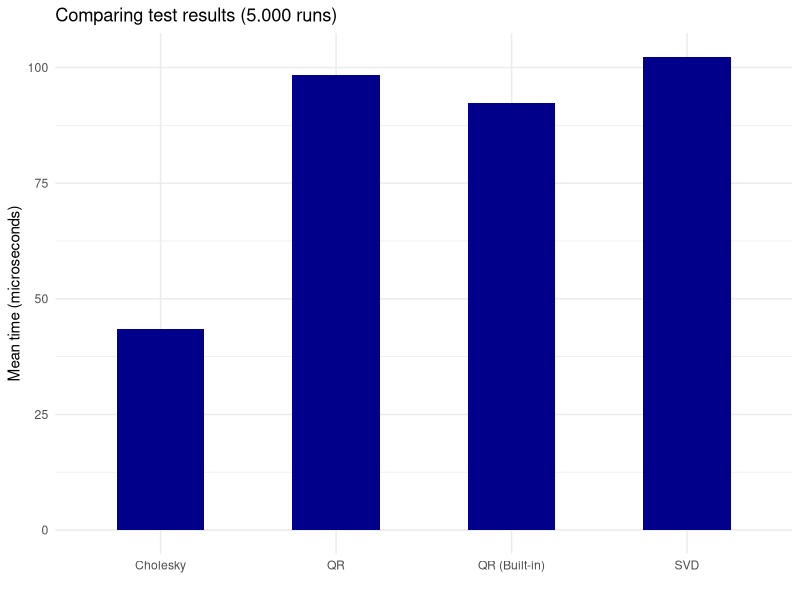

R code for this plot:
## ---- chunk 1
spd <- cars$speed
dst <- cars$dist
## ---- chunk 2
j.1 <- rep(1, length(spd))
j.2 <- spd
J <- cbind(j.1, j.2)
y <- dst
## ---- chunk 3
# Compute A matrix by multiplying the transpose of J with J 
A <- t(J)%*%J
# Using the chol function to find the upper triangular cholesky factorization
U <- chol(A)
L <- t(chol(A))
# Computing the left side of the equation, by multiplying x transpose with y
b <- t(J)%*%y
# Using first the forwardsolve to find z
z <- forwardsolve(L, b)
# Hereafter using backsolve to find the coefficients
chol_coef <- backsolve(U, z)
# We can make a chol function for testing purposes
chol.est <- function(J) {
  A <- t(J)%*%J
  U <- chol(A)
  L <- t(U)
  b <- t(J)%*%y
  z <- forwardsolve(L, b)
  chol_coef <- backsolve(U, z)
  return(chol_coef)
}
chol.est(J)
## ---- chunk 4
# First we make the qr decomposition
QR <- qr(J)
# Then we utilize functions qr.Q and qr.R to extract the corresponding matrices
Q <- qr.Q(QR)
R <- qr.R(QR)
# As the equation we want to solve is Rx*=Q^T*y and R 
# is upper triangular we can use the backsolve function
QR_coef <- backsolve(R, t(Q)%*%y)
# We can now make a QR function for testing purposes
qr.est <- function (J) {
  QR <- qr(J)
  Q <- qr.Q(QR)
  R <- qr.R(QR)
  QR_coef <- backsolve(R, t(Q)%*%y)
  return(QR_coef)
}
qr.est(J)
## ---- chunk 5
# Perform SVD decomposition
svd. <- svd(J)
# Extract the three matrices from the decomposition
S <- diag(svd.$d)
U <- svd.$u
V <- svd.$v
# Solve the equation
svd_coef <- V%*%solve(S)%*%t(U)%*%y
# We can now make an SVD function for testing purposes
svd.est <- function (J) {
  svd. <- svd(J)
  S <- diag(svd.$d)
  U <- svd.$u
  V <- svd.$v
  svd_coef <- V%*%solve(S)%*%t(U)%*%y
  return(svd_coef)
}
## ---- chunk 6
library(microbenchmark)
bench <- microbenchmark(Cholesky = chol.est(J), 
               QR = qr.est(J),
               'QR (Built-in)' = qr.solve(A, b),
               SVD = svd.est(J), 
               times = 5000)
library(dplyr)
bench <- bench %>%
  group_by(expr) %>%
  summarise(mean_time = mean(time)/1e+3)
## ---- chunk 7
library(ggplot2)
ggplot(bench) + 
  geom_col(aes(x = expr, y = mean_time), width = 0.5, fill = 'darkblue') +
  xlab('') + ylab('Mean time (microseconds)') + ggtitle('Comparing test results (5.000 runs)') +
  theme_minimal()
## ---- chunk 8
# Simulate data
x <- seq(-2*pi, 2*pi, 0.1)
e <- rnorm(length(x), sd = 0.2)
true.b <- c(1,1)
y <- true.b[1]*sin(x*true.b[2]) + e

# Define functions and derivatives
f <- function(x, b) {b[1]%*%sin(b[2]%*%x)}
df.1 <- function(x, b) {sin(b[2]%*%x)}
df.2 <- function(x, b) {x%*%cos(b[2]%*%x)}

# gauss-newton implementation
gauss_newton <- function(b, x, y, f, df.1, df.2, anim, max_it = 10) {
  m <- length(x)
  n <- length(b)
  J <- matrix(nrow = m, ncol = n)
  for (i in 1:m) {
    J[i,1] <- df.1(x[i], b)
    J[i,2] <- df.2(x[i], b)
  }
  for (i in 1:max_it) {
    b <- b - solve(t(J)%*%J) %*% t(J) %*% t(f(x, b) - y)
    for (i in 1:m) {
      J[i,1] <- df.1(x[i], b)
      J[i,2] <- df.2(x[i], b)
    }
  }
  return(b)
}
gauss_newton(c(.5,.5), x, y, f, df.1, df.2, anim = TRUE, max_it = 1000)
